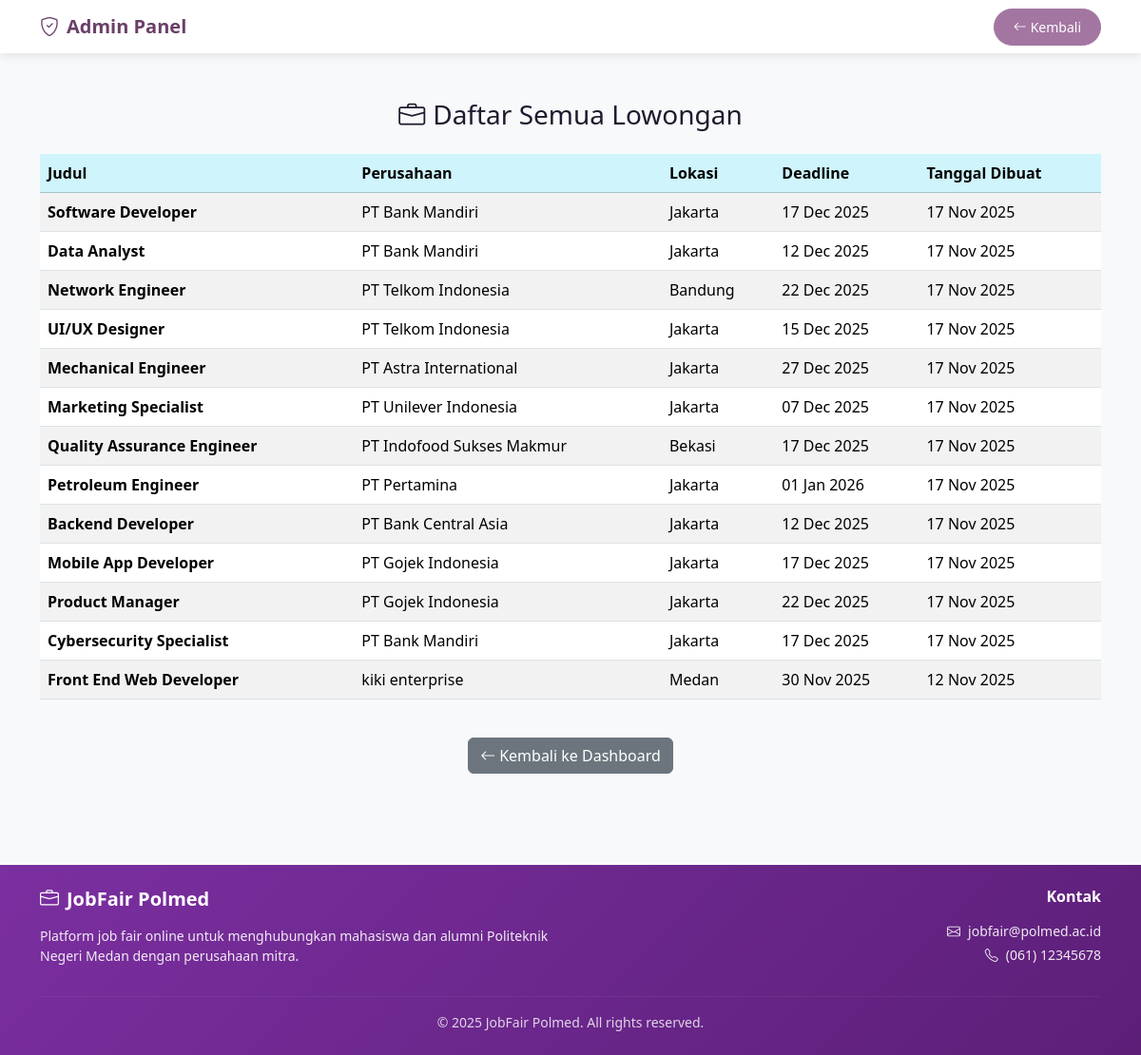
Screenshot of /dashboard/manage_jobs.php (signed in) with the database file from the repository.
### tables this page shows
CREATE TABLE IF NOT EXISTS `jobs` (
  `job_id` int(11) NOT NULL AUTO_INCREMENT,
  `company_id` int(11) NOT NULL,
  `title` varchar(150) NOT NULL,
  `description` text NOT NULL,
  `requirements` text DEFAULT NULL,
  `location` varchar(100) DEFAULT NULL,
  `deadline` date DEFAULT NULL,
  `created_at` timestamp NOT NULL DEFAULT current_timestamp(),
  PRIMARY KEY (`job_id`),
  KEY `company_id` (`company_id`),
  CONSTRAINT `jobs_ibfk_1` FOREIGN KEY (`company_id`) REFERENCES `companies` (`company_id`) ON DELETE CASCADE
);

CREATE TABLE IF NOT EXISTS `companies` (
  `company_id` int(11) NOT NULL AUTO_INCREMENT,
  `user_id` int(11) NOT NULL,
  `company_name` varchar(150) NOT NULL,
  `description` text DEFAULT NULL,
  `website` varchar(150) DEFAULT NULL,
  `logo` varchar(255) DEFAULT NULL,
  `status` enum('pending','verified') DEFAULT 'pending',
  PRIMARY KEY (`company_id`),
  KEY `user_id` (`user_id`),
  CONSTRAINT `companies_ibfk_1` FOREIGN KEY (`user_id`) REFERENCES `users` (`user_id`) ON DELETE CASCADE
);

### dashboard/manage_jobs.php (the view, shortened to what this page needs)
<?php
include('../config/database.php');
$jobs = mysqli_query($conn, "SELECT j.*, c.company_name
                             FROM jobs j
                             JOIN companies c ON j.company_id = c.company_id
                             ORDER BY j.created_at DESC");
?>
<?php
include('../includes/header.php');
?>
<nav class="navbar navbar-expand-lg navbar-light bg-white" style="box-shadow: 0 2px 10px rgba(0,0,0,0.1);">
  <div class="container">
    <a class="navbar-brand fw-bold" href="admin.php" style="color: #6B3F69;"><i class="bi bi-shield-check me-2"></i>Admin Panel</a>
    <div class="d-flex">
      <a href="admin.php" class="btn btn-sm" style="background: #A376A2; border-color: #A376A2; color: white; border-radius: 25px; padding: 8px 20px;">
        <i class="bi bi-arrow-left me-1"></i>Kembali
      </a>
    </div>
  </div>
</nav>
<div class="container py-5">
  <h3 class="mb-4 text-center">
    <i class="bi bi-briefcase me-2"></i>Daftar Semua Lowongan
  </h3>
  <div class="table-responsive">
    <table class="table table-striped align-middle">
      <thead class="table-info">
        <tr>
          <th>Judul</th>
          <th>Perusahaan</th>
          <th>Lokasi</th>
          <th>Deadline</th>
          <th>Tanggal Dibuat</th>
        </tr>
      </thead>
      <tbody>
        <?php while ($j = mysqli_fetch_assoc($jobs)) { ?>
        <tr>
          <td><strong><?= htmlspecialchars($j['title']); ?></strong></td>
          <td><?= htmlspecialchars($j['company_name']); ?></td>
          <td><?= htmlspecialchars($j['location'] ?? '-'); ?></td>
          <td><?= date('d M Y', strtotime($j['deadline'])); ?></td>
          <td><?= date('d M Y', strtotime($j['created_at'])); ?></td>
        </tr>
        <?php } ?>
      </tbody>
    </table>
  </div>
  <div class="text-center mt-4">
    <a href="admin.php" class="btn btn-secondary">
      <i class="bi bi-arrow-left me-1"></i>Kembali ke Dashboard
    </a>
  </div>
</div>
<?php include('../includes/footer.php'); ?>

### assets/css/style.css (style rules this page uses)
:root { --polmed-primary: #7B2FA0; --polmed-primary-dark: #5C1F78; --polmed-primary-light: #B36BD8; --polmed-bg: #F7F1FB; --polmed-text: #1F1B2E; --polmed-text-muted: #6F6A80; }
body { font-family: 'Segoe UI', Tahoma, Geneva, Verdana, sans-serif; color: var(--polmed-text); background-color: #fcf7e3; }

### rows the page displays
jobs: title "Software Developer", company.company_name "PT Bank Mandiri", location "Jakarta", deadline "17 Dec 2025", created_at "17 Nov 2025"
jobs: title "Data Analyst", company.company_name "PT Bank Mandiri", location "Jakarta", deadline "12 Dec 2025", created_at "17 Nov 2025"
jobs: title "Network Engineer", company.company_name "PT Telkom Indonesia", location "Bandung", deadline "22 Dec 2025", created_at "17 Nov 2025"
jobs: title "UI/UX Designer", company.company_name "PT Telkom Indonesia", location "Jakarta", deadline "15 Dec 2025", created_at "17 Nov 2025"
jobs: title "Mechanical Engineer", company.company_name "PT Astra International", location "Jakarta", deadline "27 Dec 2025", created_at "17 Nov 2025"
jobs: title "Marketing Specialist", company.company_name "PT Unilever Indonesia", location "Jakarta", deadline "07 Dec 2025", created_at "17 Nov 2025"
jobs: title "Quality Assurance Engineer", company.company_name "PT Indofood Sukses Makmur", location "Bekasi", deadline "17 Dec 2025", created_at "17 Nov 2025"
jobs: title "Petroleum Engineer", company.company_name "PT Pertamina", location "Jakarta", deadline "01 Jan 2026", created_at "17 Nov 2025"
jobs: title "Backend Developer", company.company_name "PT Bank Central Asia", location "Jakarta", deadline "12 Dec 2025", created_at "17 Nov 2025"
jobs: title "Mobile App Developer", company.company_name "PT Gojek Indonesia", location "Jakarta", deadline "17 Dec 2025", created_at "17 Nov 2025"
jobs: title "Product Manager", company.company_name "PT Gojek Indonesia", location "Jakarta", deadline "22 Dec 2025", created_at "17 Nov 2025"
jobs: title "Cybersecurity Specialist", company.company_name "PT Bank Mandiri", location "Jakarta", deadline "17 Dec 2025", created_at "17 Nov 2025"
jobs: title "Front End Web Developer", company.company_name "kiki enterprise", location "Medan", deadline "30 Nov 2025", created_at "12 Nov 2025"
